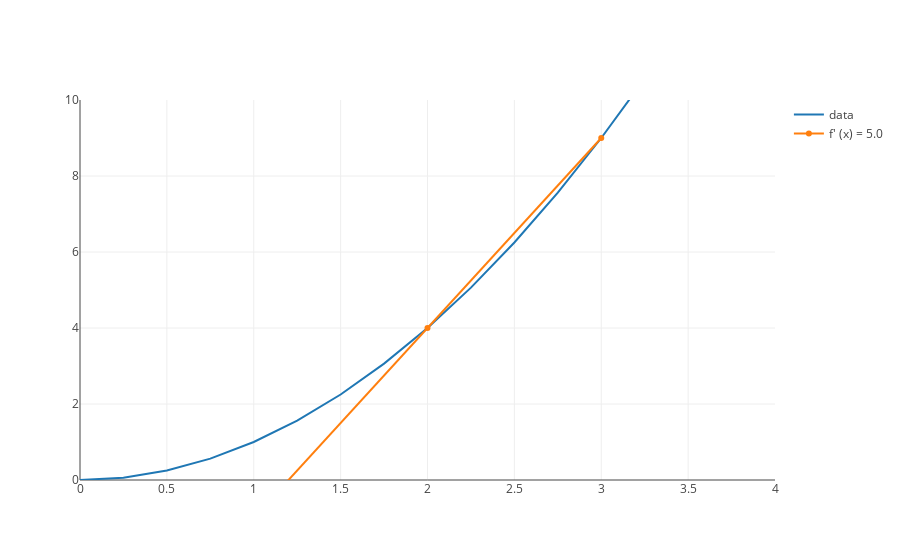

Notebook code cell kept with this figure:
### Markdown cell above
Ok, let's get a sense of what we mean by tangent to the curve.  The orange line below is a line whose slope is calculated by using our derivative function, with delta x = 1.  As you can see it is **not tangent to our function, $f(x)$ ** as it does not *just touch* the blue line, but rather touches it in two places.

### Code cell
tangent_x_squared_trace = derivative_trace(x_squared, 2, 2, 1)
x_squared = [(1, 2)]
range_twenty_four = list(range(0, 25))
six = list(map(lambda x: x/4.0, range_twenty_four))

trace_x_squared = function_values_trace(x_squared, six)
layout_not_tangent = build_layout(x_axis = {'range': [0, 4]}, y_axis = {'range': [0, 10]})
plot([trace_x_squared, tangent_x_squared_trace], layout_not_tangent)

### Figure 1 — Plotly figure (JSON) as saved in the notebook; plotly's stock layout.template omitted (floating-point values rounded to 4 significant figures)
{"data": [{"mode": "line", "name": "data", "text": [], "x": [0, 0.25, 0.5, 0.75, 1, 1.25, 1.5, 1.75, 2, 2.25, 2.5, 2.75, 3, 3.25, 3.5, 3.75, 4, 4.25, 4.5, 4.75, 5, 5.25, 5.5, 5.75, 6], "y": [0, 0.0625, 0.25, 0.5625, 1, 1.562, 2.25, 3.062, 4, 5.062, 6.25, 7.562, 9, 10.56, 12.25, 14.06, 16, 18.06, 20.25, 22.56, 25, 27.56, 30.25, 33.06, 36]}, {"mode": "line", "name": "f' (x) = 5.0", "text": [], "x": [1, 2, 3], "y": [-1, 4, 9]}], "layout": {"xaxis": {"range": [0, 4]}, "yaxis": {"range": [0, 10]}}}
